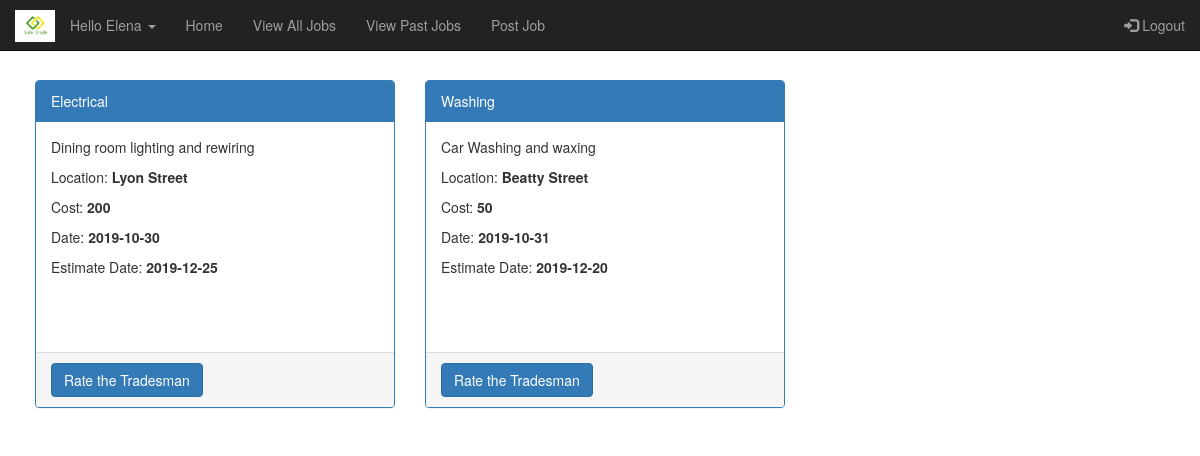
The app's page /viewExpiredJobs.php?uid=19 (signed in) with its own data.
### tables this page shows
CREATE TABLE `jobdetails` (
  `JobId` int(11) NOT NULL,
  `UId` int(11) NOT NULL,
  `JobType` varchar(255) NOT NULL,
  `JobDescription` varchar(255) NOT NULL,
  `Location` varchar(50) NOT NULL,
  `CostRange` double NOT NULL,
  `ActiveDate` date NOT NULL,
  `EstimateDate` date NOT NULL,
  `IsClosed` int(11) NOT NULL,
  `IsEstimateAccepted` int(11) NOT NULL
);

### classes/Job.php (called while the page is built, shortened)
<?php
class Job{
  private $jid = null;
  private $jdescription = "";
  private $jtype = "";
  private $cost = null;
  private $activedate = "";
  private $estimationdate = null;
  private $location = null;
  public function __construct($jid,$uid, $jtype,$jdescription,$location,   $cost, $activedate,$estimationdate,$isclosed){
    $this->jid = $jid;
    $this->jdescription = $jdescription;
    $this->jtype = $jtype;
    $this->cost = $cost;
    $this->activedate = $activedate;
    $this->estimationdate = $estimationdate;
    $this->location = $location;
  }
  public static function findExpiredByUser($mysqli, $uid){
    $today=date('Y-m-d');
    $sql = sprintf("select * from jobdetails where IsClosed=0 and IsEstimateAccepted=1 and UId=%s and ActiveDate<'%s'", $uid,$today);
    $result = $mysqli->query($sql);
    if ($result){
      $jobs = new Collection();
      while($row = $result->fetch_assoc()){
        $job = new Job($row['JobId'],$row['UId'], $row['JobType'], $row['JobDescription'], $row['Location'], $row['CostRange'], $row['ActiveDate'], $row['EstimateDate'],$row['IsClosed']);
        $jobs->Add($row['JobId'], $job);
      }
    }
    return $jobs;
  }
  public function getJobId(){
    return $this->jid;
  }
  public function getJobDescription(){
    return $this->jdescription;
  }
  public function getJobType(){
    return $this->jtype;
  }
  public function getLocation(){
    return $this->location;
  }
  public function getCost(){
    return $this->cost;
  }
  public function getActiveDate(){
    return $this->activedate;
  }
  public function getEstimateDate(){
    return $this->estimationdate;
  }
}
?>

### classes/Collection.php (called while the page is built, shortened)
<?php
class Collection {
    private $records = array();
    public function add($key, $record){
        $result = false;
        if ($key != null) {
            $this->records[$key] = $record;
            $result = true;
        }
        return $result;
    }
    public function getRecords(){
        return $this->records;
    }
}
?>

### viewExpiredJobs.php (the view, shortened to what this page needs)
<?php
require_once("headers.php");
require_once("footer.php");
$jobs = Job::findExpiredByUser($mysqli,$_GET['uid']);
?>
<div class="container">
<div class="row">
    <?php
     $count=0;
     foreach($jobs->getRecords() as $id => $job)
     {
        $count=$count+1;
     }
     if($count ==0)
     {
      echo '<h3 style="font-style:italic;">No expired jobs to show</h3>';
     }
    else{
    foreach($jobs->getRecords() as $id => $job){  ?>
<div class="col-sm-4">
      <div class="panel panel-primary">
        <div class="panel-heading"><?php echo $job->getJobType(); ?></div>
        <div class="panel-body" style="height:230px">
        <p><?php echo $job->getJobDescription(); ?></p>
        <p>Location: <b><?php echo $job->getLocation(); ?></b></p>
        <p>Cost: <b><?php echo $job->getCost(); ?></b></p>
        <p>Date: <b><?php echo $job->getActiveDate(); ?></b></p>
        <p>Estimate Date: <b><?php echo $job->getEstimateDate(); ?></b></p>
        </div>
        <div class="panel-footer pviewrate">
            <a href="rate.php?jid=<?php echo $job->getJobId();?>&uid=<?php echo $_GET['uid'];?>" class="btn btn-primary viewrate" name="viewrate">Rate the Tradesman</a>
        </div>
      </div>
      </div>
    <?php }};
   ?>
</div>
</div>

### viewExpiredJobs.php (style rules this page uses)
body { margin: 20px; }

### records on screen
jobdetails: JobType "Electrical", JobDescription "Dining room lighting and rewiring", Location "Lyon Street", CostRange "200", ActiveDate "2019-10-30", EstimateDate "2019-12-25"
jobdetails: JobType "Washing", JobDescription "Car Washing and waxing", Location "Beatty Street", CostRange "50", ActiveDate "2019-10-31", EstimateDate "2019-12-20"

### other values on screen
$_SESSION['firstname'] "Elena"
